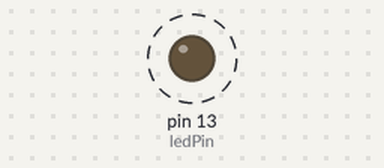
The sketch below on a simulated Arduino Uno, built with avr-gcc and run on an emulated ATmega328P. Shown: output pins drawn as LEDs (lit = HIGH). Dashed ring = blinking. What the sketch prints to the serial monitor is not drawn.

Above: at 0.5 s.
Timing chart, 0 to 4.6 s (numbered marks = the images above):
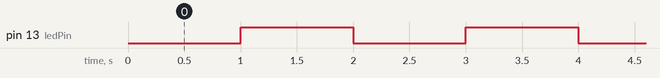

The sketch:

Heart_pyPlotter_minimal.ino
```cpp
long loopTime = 1000;   // milliseconds
//double val = 0.0; // Note that for 32-bit Teensy float is 4-byte, double is 8-byte
float val = 0.0; // Note that for 32-bit Teensy float is 4-byte, double is 8-byte
#define ledPin 13

void setup() {
  pinMode(ledPin, OUTPUT);
  digitalWrite(ledPin, HIGH);

  Serial.begin(9600); // speed shouldn't matter for Teensy3.5
  while (!Serial) {
    // Wait for serial connection to establish
  }
//  Serial.println("Hello"); // Works fine on Teensy or Uno, when uncommented
  digitalWrite(ledPin, LOW);
}

void loop() {
  delay(loopTime);
  sendToPC(&val);

  val = val + 1.0;
  digitalWrite(ledPin, !digitalRead(ledPin));

}


 // Version for sending a 4-byte floating point value
void sendToPC(float* data)
{
  byte* byteData = (byte*)(data);
  Serial.write(byteData, 4);
}

// Version for sending 8-byte double precision floating point number
// But note that double is only larger on 32-bit ARM Teensy, not 8-bit AVR
void sendToPC(double* data)
{
  byte* byteData = (byte*)(data);
  Serial.write(byteData, 8);
}
```

Measured:
- by itself, pin 13 (ledPin): alternates HIGH for 1.0 s and LOW for 1.0 s
